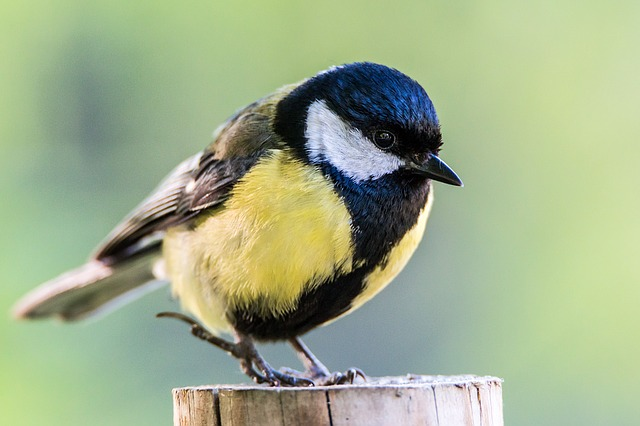
#> input picture 3 Trasladar rotar escalar recortar una imagen/ave.jpg, 640 x 426 px
$ python recorte.py
#> lines starting #> are read from the running program, lines starting #| are printed output that depends on the picture
import cv2

image = cv2.imread('ave.jpg')
#> image is the input picture: shape (426, 640, 3); mean B, G, R 139.9, 174.4, 159.9

#Recortar una imagen
imageOut = image[60:220,280:480]
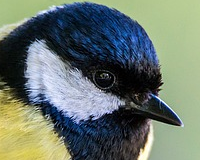
#> imageOut: shape (160, 200, 3); mean B, G, R 108.6, 117.7, 105.6

cv2.imshow('Imagen de entrada',image)
cv2.imshow('Imagen de salida',imageOut)
cv2.waitKey(0)
cv2.destroyAllWindows()
